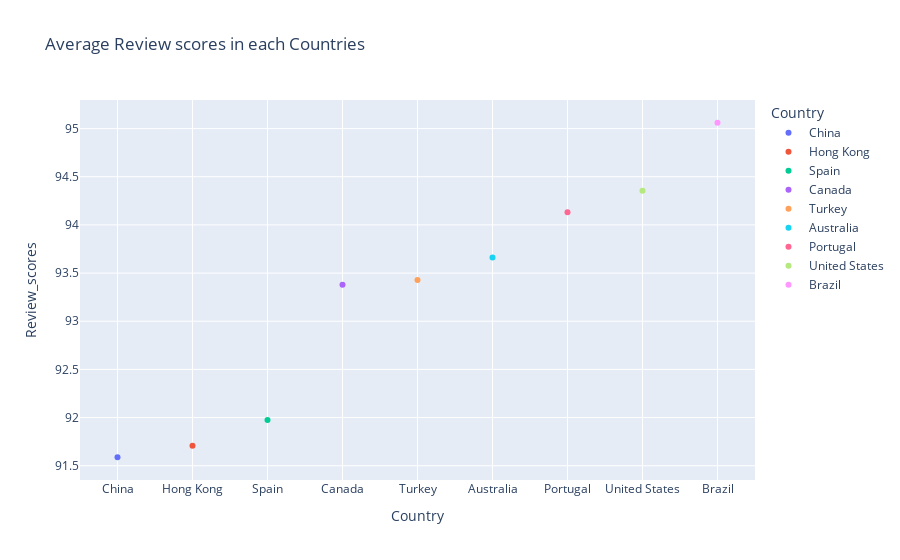

This figure's notebook cell:
### Code cell
fig = px.scatter(data_frame=Avg_review_score,
           x='Country',y='Review_scores',color='Country',
           opacity=1,
           title='Average Review scores in each Countries')
fig.show()

### Figure 1 — Plotly figure (JSON) as saved in the notebook; plotly's stock layout.template omitted (floating-point values rounded to 4 significant figures)
{"data": [{"hovertemplate": "Country=%{x}<br>Review_scores=%{y}<extra></extra>", "legendgroup": "China", "marker": {"color": "#636efa", "opacity": 1, "symbol": "circle"}, "mode": "markers", "name": "China", "orientation": "v", "showlegend": true, "type": "scatter", "x": ["China"], "xaxis": "x", "y": [91.59], "yaxis": "y"}, {"hovertemplate": "Country=%{x}<br>Review_scores=%{y}<extra></extra>", "legendgroup": "Hong Kong", "marker": {"color": "#EF553B", "opacity": 1, "symbol": "circle"}, "mode": "markers", "name": "Hong Kong", "orientation": "v", "showlegend": true, "type": "scatter", "x": ["Hong Kong"], "xaxis": "x", "y": [91.71], "yaxis": "y"}, {"hovertemplate": "Country=%{x}<br>Review_scores=%{y}<extra></extra>", "legendgroup": "Spain", "marker": {"color": "#00cc96", "opacity": 1, "symbol": "circle"}, "mode": "markers", "name": "Spain", "orientation": "v", "showlegend": true, "type": "scatter", "x": ["Spain"], "xaxis": "x", "y": [91.98], "yaxis": "y"}, {"hovertemplate": "Country=%{x}<br>Review_scores=%{y}<extra></extra>", "legendgroup": "Canada", "marker": {"color": "#ab63fa", "opacity": 1, "symbol": "circle"}, "mode": "markers", "name": "Canada", "orientation": "v", "showlegend": true, "type": "scatter", "x": ["Canada"], "xaxis": "x", "y": [93.38], "yaxis": "y"}, {"hovertemplate": "Country=%{x}<br>Review_scores=%{y}<extra></extra>", "legendgroup": "Turkey", "marker": {"color": "#FFA15A", "opacity": 1, "symbol": "circle"}, "mode": "markers", "name": "Turkey", "orientation": "v", "showlegend": true, "type": "scatter", "x": ["Turkey"], "xaxis": "x", "y": [93.43], "yaxis": "y"}, {"hovertemplate": "Country=%{x}<br>Review_scores=%{y}<extra></extra>", "legendgroup": "Australia", "marker": {"color": "#19d3f3", "opacity": 1, "symbol": "circle"}, "mode": "markers", "name": "Australia", "orientation": "v", "showlegend": true, "type": "scatter", "x": ["Australia"], "xaxis": "x", "y": [93.66], "yaxis": "y"}, {"hovertemplate": "Country=%{x}<br>Review_scores=%{y}<extra></extra>", "legendgroup": "Portugal", "marker": {"color": "#FF6692", "opacity": 1, "symbol": "circle"}, "mode": "markers", "name": "Portugal", "orientation": "v", "showlegend": true, "type": "scatter", "x": ["Portugal"], "xaxis": "x", "y": [94.13], "yaxis": "y"}, {"hovertemplate": "Country=%{x}<br>Review_scores=%{y}<extra></extra>", "legendgroup": "United States", "marker": {"color": "#B6E880", "opacity": 1, "symbol": "circle"}, "mode": "markers", "name": "United States", "orientation": "v", "showlegend": true, "type": "scatter", "x": ["United States"], "xaxis": "x", "y": [94.35], "yaxis": "y"}, {"hovertemplate": "Country=%{x}<br>Review_scores=%{y}<extra></extra>", "legendgroup": "Brazil", "marker": {"color": "#FF97FF", "opacity": 1, "symbol": "circle"}, "mode": "markers", "name": "Brazil", "orientation": "v", "showlegend": true, "type": "scatter", "x": ["Brazil"], "xaxis": "x", "y": [95.06], "yaxis": "y"}], "layout": {"legend": {"title": {"text": "Country"}, "tracegroupgap": 0}, "title": {"text": "Average Review scores in each Countries"}, "xaxis": {"anchor": "y", "categoryarray": ["China", "Hong Kong", "Spain", "Canada", "Turkey", "Australia", "Portugal", "United States", "Brazil"], "categoryorder": "array", "domain": [0, 1], "title": {"text": "Country"}}, "yaxis": {"anchor": "x", "domain": [0, 1], "title": {"text": "Review_scores"}}}}
